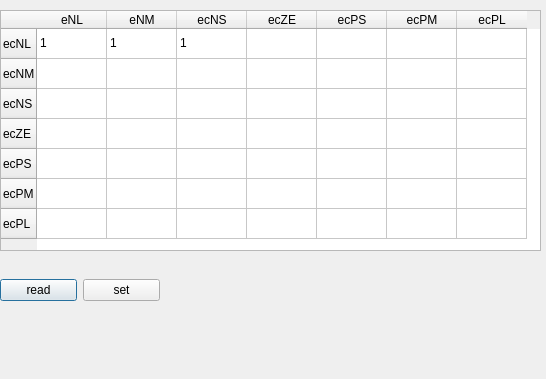
<?xml version="1.0" encoding="UTF-8"?>
<ui version="4.0">
 <class>Dialog</class>
 <widget class="QDialog" name="Dialog">
  <property name="geometry">
   <rect>
    <x>0</x>
    <y>0</y>
    <width>546</width>
    <height>379</height>
   </rect>
  </property>
  <property name="windowTitle">
   <string>Dialog</string>
  </property>
  <widget class="QLabel" name="LogMsg">
   <property name="geometry">
    <rect>
     <x>10</x>
     <y>10</y>
     <width>451</width>
     <height>461</height>
    </rect>
   </property>
   <property name="text">
    <string/>
   </property>
   <property name="scaledContents">
    <bool>true</bool>
   </property>
   <property name="wordWrap">
    <bool>true</bool>
   </property>
  </widget>
  <widget class="QTableWidget" name="tableFuzzyPID">
   <property name="geometry">
    <rect>
     <x>0</x>
     <y>10</y>
     <width>541</width>
     <height>241</height>
    </rect>
   </property>
   <attribute name="horizontalHeaderDefaultSectionSize">
    <number>70</number>
   </attribute>
   <row>
    <property name="text">
     <string>ecNL</string>
    </property>
   </row>
   <row>
    <property name="text">
     <string>ecNM</string>
    </property>
   </row>
   <row>
    <property name="text">
     <string>ecNS</string>
    </property>
   </row>
   <row>
    <property name="text">
     <string>ecZE</string>
    </property>
   </row>
   <row>
    <property name="text">
     <string>ecPS</string>
    </property>
   </row>
   <row>
    <property name="text">
     <string>ecPM</string>
    </property>
   </row>
   <row>
    <property name="text">
     <string>ecPL</string>
    </property>
   </row>
   <column>
    <property name="text">
     <string>eNL</string>
    </property>
   </column>
   <column>
    <property name="text">
     <string>eNM</string>
    </property>
   </column>
   <column>
    <property name="text">
     <string>ecNS</string>
    </property>
   </column>
   <column>
    <property name="text">
     <string>ecZE</string>
    </property>
   </column>
   <column>
    <property name="text">
     <string>ecPS</string>
    </property>
   </column>
   <column>
    <property name="text">
     <string>ecPM</string>
    </property>
   </column>
   <column>
    <property name="text">
     <string>ecPL</string>
    </property>
   </column>
   <item row="0" column="0">
    <property name="text">
     <string>1</string>
    </property>
   </item>
   <item row="0" column="1">
    <property name="text">
     <string>1</string>
    </property>
   </item>
   <item row="0" column="2">
    <property name="text">
     <string>1</string>
    </property>
   </item>
  </widget>
  <widget class="QWidget" name="horizontalLayoutWidget">
   <property name="geometry">
    <rect>
     <x>0</x>
     <y>250</y>
     <width>160</width>
     <height>80</height>
    </rect>
   </property>
   <layout class="QHBoxLayout" name="horizontalLayout">
    <item>
     <widget class="QPushButton" name="ButtonReadFuzzyPID">
      <property name="text">
       <string>read</string>
      </property>
     </widget>
    </item>
    <item>
     <widget class="QPushButton" name="ButtonSetFuzzyPID">
      <property name="text">
       <string>set</string>
      </property>
     </widget>
    </item>
   </layout>
  </widget>
 </widget>
 <resources/>
 <connections/>
</ui>
